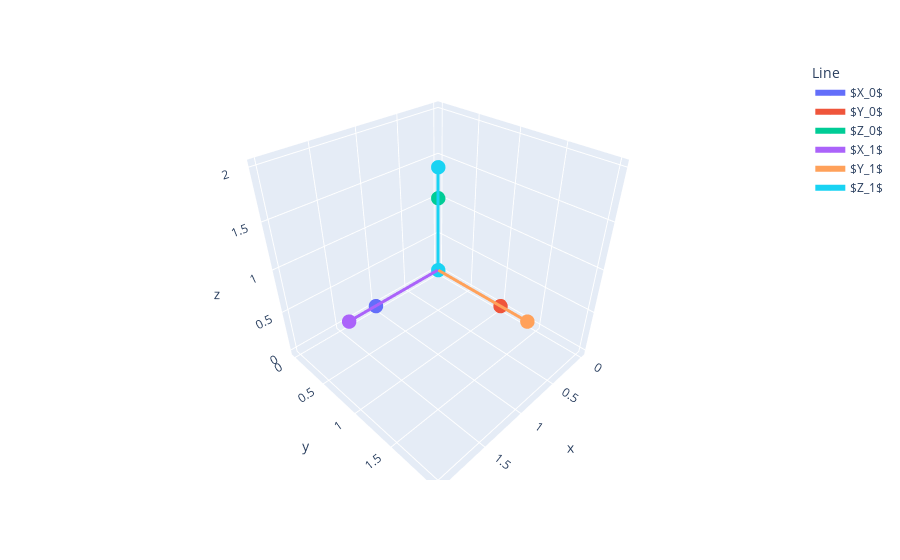

Notebook source saved alongside this figure:
### Code cell
import plotly.express as px
import numpy as np 
import pandas as pd

order='TXYZ'
Tra=[-1,-1,-1]
a_x=0
a_y=0
a_z=0

Xa=[0,0,0]
Xb=[1,0,0]
Ya=[0,0,0]
Yb=[0,1,0]
Za=[0,0,0]
Zb=[0,0,1]

Xat=coordinateTransform(order, Tra, a_x, a_y, a_z, Xa)
Xbt=coordinateTransform(order, Tra, a_x, a_y, a_z, Xb)
Yat=coordinateTransform(order, Tra, a_x, a_y, a_z, Ya)
Ybt=coordinateTransform(order, Tra, a_x, a_y, a_z, Yb)
Zat=coordinateTransform(order, Tra, a_x, a_y, a_z, Za)
Zbt=coordinateTransform(order, Tra, a_x, a_y, a_z, Zb)

Line=["$X_0$","$X_0$","$Y_0$","$Y_0$","$Z_0$","$Z_0$","$X_1$","$X_1$","$Y_1$","$Y_1$","$Z_1$","$Z_1$"]
x = np.array([Xa[0],Xb[0],Ya[0],Yb[0],Za[0],Zb[0],Xat[0],Xbt[0],Yat[0],Ybt[0],Zat[0],Zbt[0]])
y = np.array([Xa[1],Xb[1],Ya[1],Yb[1],Za[1],Zb[1],Xat[1],Xbt[1],Yat[1],Ybt[1],Zat[1],Zbt[1]])
z = np.array([Xa[2],Xb[2],Ya[2],Yb[2],Za[2],Zb[2],Xat[2],Xbt[2],Yat[2],Ybt[2],Zat[2],Zbt[2]])
df1 = pd.DataFrame({"Line":Line,"x": x, "y":y, "z":z})
display(df1)
fig = px.line_3d(df1, x="x", y="y", z="z",color='Line',markers=True)


fig.update_traces(
    marker=dict(size=5),
    line=dict(width=6)
            )

fig.show()

### Figure 1 — Plotly figure (JSON) as saved in the notebook; plotly's stock layout.template omitted (floating-point values rounded to 4 significant figures)
{"data": [{"hovertemplate": "Line=$X_0$<br>x=%{x}<br>y=%{y}<br>z=%{z}<extra></extra>", "legendgroup": "$X_0$", "line": {"color": "#636efa", "dash": "solid", "width": 6}, "marker": {"size": 5, "symbol": "circle"}, "mode": "lines+markers", "name": "$X_0$", "scene": "scene", "showlegend": true, "type": "scatter3d", "x": [0, 1], "y": [0, 0], "z": [0, 0]}, {"hovertemplate": "Line=$Y_0$<br>x=%{x}<br>y=%{y}<br>z=%{z}<extra></extra>", "legendgroup": "$Y_0$", "line": {"color": "#EF553B", "dash": "solid", "width": 6}, "marker": {"size": 5, "symbol": "circle"}, "mode": "lines+markers", "name": "$Y_0$", "scene": "scene", "showlegend": true, "type": "scatter3d", "x": [0, 0], "y": [0, 1], "z": [0, 0]}, {"hovertemplate": "Line=$Z_0$<br>x=%{x}<br>y=%{y}<br>z=%{z}<extra></extra>", "legendgroup": "$Z_0$", "line": {"color": "#00cc96", "dash": "solid", "width": 6}, "marker": {"size": 5, "symbol": "circle"}, "mode": "lines+markers", "name": "$Z_0$", "scene": "scene", "showlegend": true, "type": "scatter3d", "x": [0, 0], "y": [0, 0], "z": [0, 1]}, {"hovertemplate": "Line=$X_1$<br>x=%{x}<br>y=%{y}<br>z=%{z}<extra></extra>", "legendgroup": "$X_1$", "line": {"color": "#ab63fa", "dash": "solid", "width": 6}, "marker": {"size": 5, "symbol": "circle"}, "mode": "lines+markers", "name": "$X_1$", "scene": "scene", "showlegend": true, "type": "scatter3d", "x": [1, 2], "y": [1, 1], "z": [1, 1]}, {"hovertemplate": "Line=$Y_1$<br>x=%{x}<br>y=%{y}<br>z=%{z}<extra></extra>", "legendgroup": "$Y_1$", "line": {"color": "#FFA15A", "dash": "solid", "width": 6}, "marker": {"size": 5, "symbol": "circle"}, "mode": "lines+markers", "name": "$Y_1$", "scene": "scene", "showlegend": true, "type": "scatter3d", "x": [1, 1], "y": [1, 2], "z": [1, 1]}, {"hovertemplate": "Line=$Z_1$<br>x=%{x}<br>y=%{y}<br>z=%{z}<extra></extra>", "legendgroup": "$Z_1$", "line": {"color": "#19d3f3", "dash": "solid", "width": 6}, "marker": {"size": 5, "symbol": "circle"}, "mode": "lines+markers", "name": "$Z_1$", "scene": "scene", "showlegend": true, "type": "scatter3d", "x": [1, 1], "y": [1, 1], "z": [1, 2]}], "layout": {"legend": {"title": {"text": "Line"}, "tracegroupgap": 0}, "margin": {"t": 60}, "scene": {"domain": {"x": [0, 1], "y": [0, 1]}, "xaxis": {"title": {"text": "x"}}, "yaxis": {"title": {"text": "y"}}, "zaxis": {"title": {"text": "z"}}}}}
